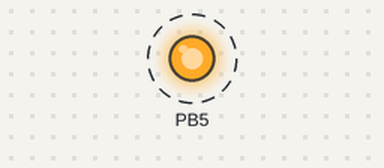
Simulated run of this program. Board: ATmega328P, built with avr-gcc and emulated at 16 MHz. Parts: output pins drawn as LEDs (lit = HIGH). Dashed ring = blinking.

Above: at 0.15 s.
Timing chart, 0 to 3.0 s (numbered marks = the images above):
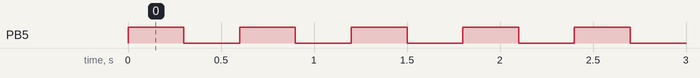

Measured:
- by itself, PB5: alternates HIGH for 0.30 s and LOW for 0.30 s

The program:

main.c
```c
#define F_CPU 16000000UL
#define _BV(x) (1<<x)

#include <avr/io.h>
#include <util/delay.h>

#define MS_DELAY 300

int main (void) {
    /*Set to one the fifth bit of DDRB to one
    **Set digital pin 13 to output mode */
    DDRB |= _BV(DDB5);

    while(1) {
        /*Set to one the fifth bit of PORTB to one
        **Set to HIGH the pin 13 */
        PORTB |= _BV(PORTB5);

        /*Wait 3000 ms */
        _delay_ms(MS_DELAY);

        /*Set to zero the fifth bit of PORTB
        **Set to LOW the pin 13 */
        PORTB &= ~_BV(PORTB5);

        /*Wait 3000 ms */
        _delay_ms(MS_DELAY);
    }
}
```
